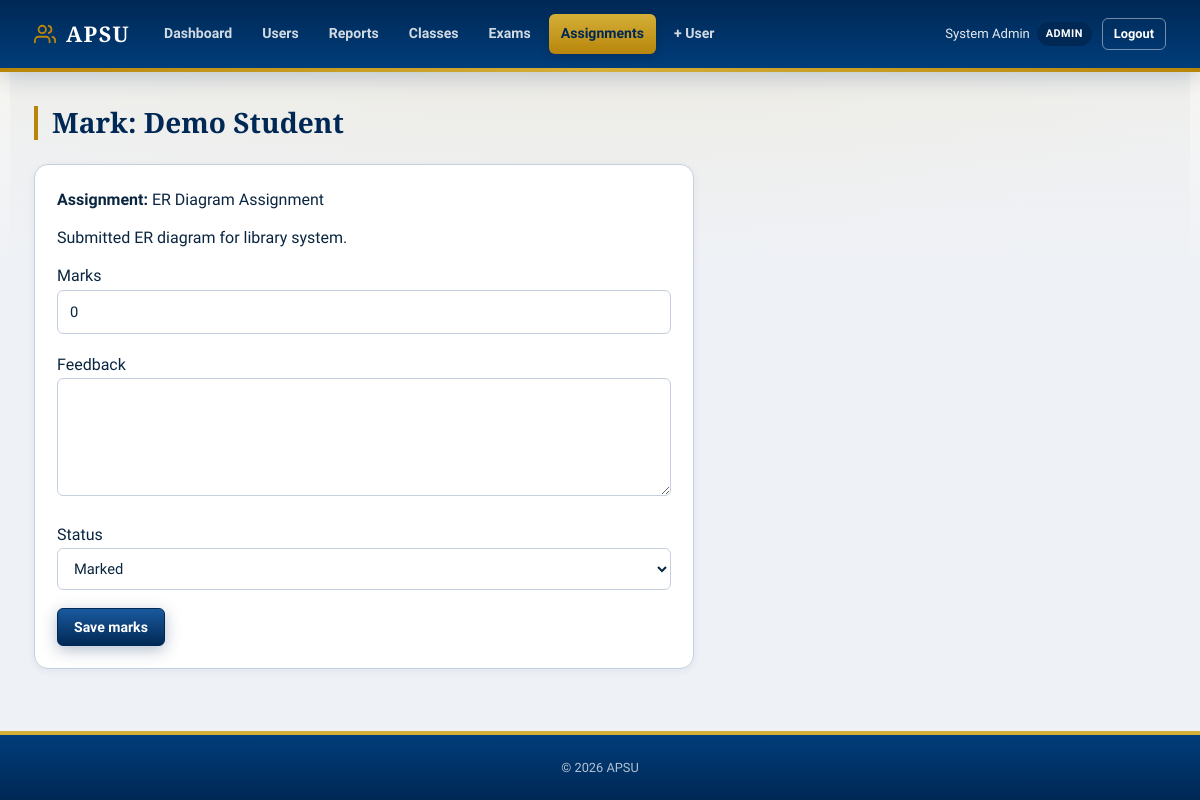
Screenshot of /assignments/index.php?action=mark&sid=1 (signed in) with the database file from the repository.
### tables this page shows
CREATE TABLE assignment_submissions (
    id              INT AUTO_INCREMENT PRIMARY KEY,
    assignment_id   INT NOT NULL,
    student_id      INT NOT NULL,
    submission_text TEXT NOT NULL,
    submitted_at    TIMESTAMP NOT NULL DEFAULT CURRENT_TIMESTAMP,
    marks           INT NULL,
    feedback        TEXT NULL,
    status          ENUM('Submitted', 'Marked', 'Late') NOT NULL DEFAULT 'Submitted',
    FOREIGN KEY (assignment_id) REFERENCES assignments(id) ON DELETE CASCADE,
    FOREIGN KEY (student_id) REFERENCES users(id) ON DELETE CASCADE,
    UNIQUE KEY uq_assignment_student (assignment_id, student_id)
);

CREATE TABLE users (
    id          INT AUTO_INCREMENT PRIMARY KEY,
    full_name   VARCHAR(100) NOT NULL,
    username    VARCHAR(100) NOT NULL UNIQUE,
    email       VARCHAR(255) NOT NULL UNIQUE,
    password    VARCHAR(255) NOT NULL,
    role        ENUM('Admin', 'Teacher', 'Student') NOT NULL,
    is_active   BOOLEAN NOT NULL DEFAULT TRUE,
    created_at  TIMESTAMP NOT NULL DEFAULT CURRENT_TIMESTAMP
);

CREATE TABLE assignments (
    id          INT AUTO_INCREMENT PRIMARY KEY,
    teacher_id  INT NOT NULL,
    title       VARCHAR(255) NOT NULL,
    subject     VARCHAR(255) NOT NULL,
    assign_date DATE NOT NULL,
    due_date    DATE NOT NULL,
    status      ENUM('Open', 'Closed') NOT NULL DEFAULT 'Open',
    created_at  TIMESTAMP NOT NULL DEFAULT CURRENT_TIMESTAMP,
    FOREIGN KEY (teacher_id) REFERENCES users(id) ON DELETE CASCADE
);

### assignments/model/Assignment.php (called while the page is built, shortened)
<?php
class Assignment
{
    public function getSubmission(int $id): ?array
    {
        $st = $this->pdo->prepare(
            'SELECT s.*, a.title AS assignment_title, u.full_name AS student_name
             FROM assignment_submissions s
             JOIN assignments a ON s.assignment_id = a.id
             JOIN users u ON s.student_id = u.id WHERE s.id = ?'
        );
        $st->execute([$id]);
        return $st->fetch() ?: null;
    }
}

### assignments/views/mark.php (the view)
<?php  require __DIR__ . '/../../includes/header.php'; ?>
<div class="page-header"><h1 class="page-title">Mark: <?= htmlspecialchars($sub['student_name']) ?></h1></div>
<div class="card form-card"><div class="card-body">
<p><strong>Assignment:</strong> <?= htmlspecialchars($sub['assignment_title']) ?></p>
<p style="margin:12px 0;"><?= nl2br(htmlspecialchars($sub['submission_text'])) ?></p>
<form method="POST">
<div class="form-group"><label>Marks</label><input type="number" name="marks" class="form-control" min="0" max="100" value="<?= (int)($sub['marks'] ?? 0) ?>"></div>
<div class="form-group"><label>Feedback</label><textarea name="feedback" class="form-control" rows="4"><?= htmlspecialchars($sub['feedback'] ?? '') ?></textarea></div>
<div class="form-group"><label>Status</label><select name="status" class="form-control">
<option value="Marked">Marked</option><option value="Submitted">Submitted</option><option value="Late">Late</option>
</select></div>
<button class="btn btn-primary">Save marks</button>
</form>
</div></div>
<?php require __DIR__ . '/../../includes/footer.php'; ?>

### assets/css/style.css (style rules this page uses)
*, *::before, *::after { box-sizing: border-box; margin: 0; padding: 0; }
:root { --color-navy: #002855; --color-navy-mid: #003d7a; --color-navy-light: #1a5a9e; --color-gold: #b8860b; --color-gold-bright: #d4af37; --color-gold-light: #f5ecd4; --color-cream: #faf8f3; --color-maroon: #6b1f2a; --color-bg: #eef1f6; --color-surface: #ffffff; --color-soft: #e4eaf2; --color-border: #c5d0de; --color-border-dark: #8fa3b8; --color-text: #0a2540; --color-text-muted: #3d5266; --color-text-light: #5c7083; --color-primary: #002855; --color-primary-h: #001d3d; --color-primary-lt: #e8eef6; --color-success: #166534; --color-success-lt: #dcfce7; --color-warning: #92400e; --color-warning-lt: #fef3c7; --color-danger: #991b1b; --color-danger-lt: #fee2e2; --color-info: #1e40af; --color-info-lt: #dbeafe; --radius-sm: 6px; --radius: 10px; --radius-lg: 14px; --shadow-sm: 0 2px 8px rgba(0, 40, 85, .06); --shadow: 0 12px 32px rgba(0, 40, 85, .1); --shadow-lg: 0 24px 56px rgba(0, 40, 85, .14); --font-serif: "Crimson Pro", "Georgia", "Times New Roman", serif; --font-sans: "Source Sans 3", "Segoe UI", system-ui, sans-serif; --font-mono: "Cascadia Code", monospace; --header-h: 72px; --transition: 0.2s cubic-bezier(0.4, 0, 0.2, 1); }
html { font-size: 16px; scroll-behavior: smooth; }
body { min-height: 100vh; display: flex; flex-direction: column; font-family: var(--font-sans); font-weight: 400; color: var(--color-text); background-color: var(--color-bg); background-image: radial-gradient(ellipse 80% 50% at 50% -20%, rgba(212, 175, 55, .12), transparent), linear-gradient(180deg, var(--color-cream) 0%, var(--color-bg) 280px); line-height: 1.65; -webkit-font-smoothing: antialiased; }
.form-group { margin-bottom: 18px; }
.form-control { width: 100%; min-height: 42px; padding: 9px 12px; border: 1.5px solid var(--color-border); border-radius: var(--radius-sm); outline: none; background: var(--color-surface); color: var(--color-text); font: inherit; font-size: .92rem; transition: border-color .15s, box-shadow .15s, background .15s; }
select.form-control { cursor: pointer; }
.btn { min-height: 38px; display: inline-flex; align-items: center; justify-content: center; gap: 7px; padding: 9px 16px; border: 1.5px solid transparent; border-radius: var(--radius-sm); font: inherit; font-size: .88rem; font-weight: 800; line-height: 1; white-space: nowrap; cursor: pointer; text-decoration: none; transition: transform .15s, box-shadow .15s, background .15s, border-color .15s, color .15s; }
.btn-primary { border-color: var(--color-navy); background: linear-gradient(180deg, var(--color-navy-light) 0%, var(--color-navy) 100%); color: #fff; box-shadow: 0 4px 16px rgba(0, 40, 85, .3); }
.card { border: 1px solid var(--color-border); border-radius: var(--radius-lg); background: var(--color-surface); box-shadow: var(--shadow-sm); overflow: hidden; transition: box-shadow var(--transition); }
.card-body { padding: 22px; }
.page-header { display: flex; align-items: center; justify-content: space-between; gap: 14px; flex-wrap: wrap; margin-bottom: 24px; }
.page-title { color: var(--color-navy); font-family: var(--font-serif); font-size: 1.75rem; font-weight: 700; line-height: 1.2; border-left: 4px solid var(--color-gold); padding-left: 14px; }
.form-card { max-width: 660px; }

### rows the page displays
assignment_submissions: student.full_name "Demo Student", assignment.title "ER Diagram Assignment", submission_text "Submitted ER diagram for library system.", marks "0"

### other values shown
$_SESSION['full_name'] "System Admin"
$role "ADMIN"
